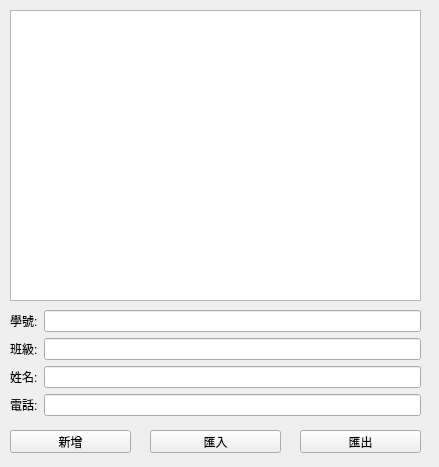
<?xml version="1.0" encoding="UTF-8"?>
<ui version="4.0">
 <class>file</class>
 <widget class="QWidget" name="file">
  <property name="geometry">
   <rect>
    <x>0</x>
    <y>0</y>
    <width>439</width>
    <height>467</height>
   </rect>
  </property>
  <property name="baseSize">
   <size>
    <width>0</width>
    <height>0</height>
   </size>
  </property>
  <property name="windowTitle">
   <string>file</string>
  </property>
  <widget class="QTableWidget" name="tableWidget">
   <property name="geometry">
    <rect>
     <x>10</x>
     <y>10</y>
     <width>411</width>
     <height>291</height>
    </rect>
   </property>
  </widget>
  <widget class="QWidget" name="formLayoutWidget">
   <property name="geometry">
    <rect>
     <x>10</x>
     <y>310</y>
     <width>411</width>
     <height>111</height>
    </rect>
   </property>
   <layout class="QFormLayout" name="formLayout">
    <item row="0" column="0">
     <widget class="QLabel" name="label">
      <property name="baseSize">
       <size>
        <width>0</width>
        <height>0</height>
       </size>
      </property>
      <property name="text">
       <string>學號:</string>
      </property>
     </widget>
    </item>
    <item row="0" column="1">
     <widget class="QLineEdit" name="IDLineEdit"/>
    </item>
    <item row="1" column="0">
     <widget class="QLabel" name="label_3">
      <property name="text">
       <string>班級:</string>
      </property>
     </widget>
    </item>
    <item row="1" column="1">
     <widget class="QLineEdit" name="classLineEdit"/>
    </item>
    <item row="2" column="0">
     <widget class="QLabel" name="label_2">
      <property name="text">
       <string>姓名:</string>
      </property>
     </widget>
    </item>
    <item row="3" column="0">
     <widget class="QLabel" name="label_4">
      <property name="text">
       <string>電話:</string>
      </property>
     </widget>
    </item>
    <item row="3" column="1">
     <widget class="QLineEdit" name="phoneLineEdit"/>
    </item>
    <item row="2" column="1">
     <widget class="QLineEdit" name="nameLineEdit"/>
    </item>
   </layout>
  </widget>
  <widget class="QPushButton" name="newPushButton">
   <property name="geometry">
    <rect>
     <x>10</x>
     <y>430</y>
     <width>121</width>
     <height>23</height>
    </rect>
   </property>
   <property name="text">
    <string>新增</string>
   </property>
  </widget>
  <widget class="QPushButton" name="outPushButton">
   <property name="geometry">
    <rect>
     <x>300</x>
     <y>430</y>
     <width>121</width>
     <height>23</height>
    </rect>
   </property>
   <property name="text">
    <string>匯出</string>
   </property>
  </widget>
  <widget class="QPushButton" name="inPushButton">
   <property name="geometry">
    <rect>
     <x>150</x>
     <y>430</y>
     <width>131</width>
     <height>23</height>
    </rect>
   </property>
   <property name="text">
    <string>匯入</string>
   </property>
  </widget>
 </widget>
 <resources/>
 <connections/>
</ui>
